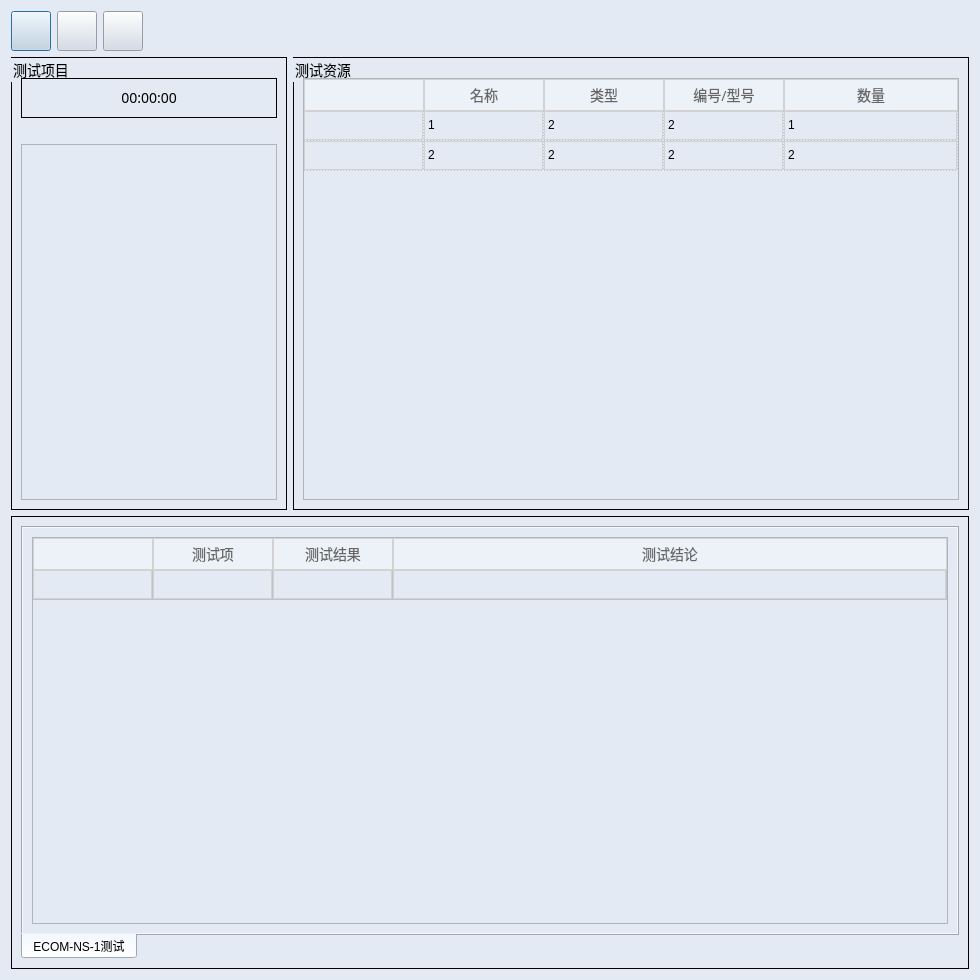
<?xml version="1.0" encoding="UTF-8"?>
<ui version="4.0">
 <class>Dialog</class>
 <widget class="QDialog" name="Dialog">
  <property name="geometry">
   <rect>
    <x>0</x>
    <y>0</y>
    <width>980</width>
    <height>980</height>
   </rect>
  </property>
  <property name="font">
   <font>
    <family>Microsoft YaHei</family>
    <pointsize>14</pointsize>
   </font>
  </property>
  <property name="windowTitle">
   <string>Dialog</string>
  </property>
  <property name="styleSheet">
   <string notr="true">QDialog{
background-color:#E3EAF4;
margin-top:10px;
}

QTextBrower{
background-color:#E3EAF4;
border-width:0;border-style:outset
}

QLineEdit{
background-color:#E3EAF4;
}

QWidget{
background-color:#E3EAF4;
}

QStackedWidget{
background-color:#E3EAF4;
}

QLabel{
font-size:14px;
font-family:Microsoft YaHei;
background-color:#E3EAF4;
}

QGroupBox{
font-size:14px;
font-family:Microsoft YaHei;
border:1px solid rgb(0, 0, 0);
background-color:#E3EAF4;
}


QToolBar{
background-color:#D5D5D5;
height:30px;
border:None;
padding:1px;
}
/****QTreeWidget****/
QTreeWidget{
background-color:#E3EAF4;
padding-top:20px;
padding-left:10px;
margin-top:20px;
}
QTreeView::item{
font: 14px;
}
QTreeView::item:selected{
selection-color: #1F95FF;
}
QTreeView::item:hover{
background-color:#D0DAE5;
}

QTreeView::branch:has-children:!has-siblings:closed,
QTreeView::branch:closed:has-children:has-siblings {
border-image: none;
image: url(imgs/common/plus.png);
}

QTreeView::branch:open:has-children:!has-siblings,
QTreeView::branch:open:has-children:has-siblings  {
border-image: none;
image: url(imgs/common/Minus.png);
}

QTreeView::branch:!has-children:!has-siblings:adjoins-item {
    border-image: url(imgs/common/tree.png);
}
QTableWidget{
outline: none;
selection-color:#666666;
alternate-background-color:#F9FAFC;
}
QTableCornerButton::section{
background: #EDF2F8;
}
QTableWidget::item{
font-size:14px;
line-height:30px;
border:1px solid #D2D2D2;
}

QTableWidget::item:hover{
background-color:#EAF7FF;
}
QHeaderView::section:vertical {
color: #666666;
text-align:center;
font: 14px Arial;
border:1px solid #D2D2D2;
background: #F9FBFD;
width: 40px;
height:30px;
alternate-background-color:#F9FAFC;
}
QHeaderView::section:horizontal {
color: #666666;
font: 14px Microsoft YaHei;
padding: 0px 1px 0 1px;
text-align:center;
border:1px solid #D2D2D2;
background: #EDF2F8;
height: 30px;
alternate-background-color:#F9FAFC;
}
QScrollBar:vertical{
border: 5px solid #D5D5D5;
}
/****QPushButton****/
QPushButton{
width:32px;
height:32px;
background-color:#D0DAE5;
color: #FFFFFF;
font-size:14px;
font-family:Microsoft YaHei;
}
QPushButton:hover{
background-color:#2784D6;
cursor:pointer;
}
QPushButton:pressed{
background-color:#2784D6;
}
</string>
  </property>
  <layout class="QGridLayout" name="gridLayout_11">
   <item row="0" column="0">
    <layout class="QGridLayout" name="gridLayout_10">
     <item row="0" column="0">
      <layout class="QGridLayout" name="gridLayout_7">
       <item row="0" column="0">
        <layout class="QGridLayout" name="gridLayout">
         <item row="0" column="0">
          <widget class="QPushButton" name="pushButton_start">
           <property name="styleSheet">
            <string notr="true"/>
           </property>
           <property name="text">
            <string/>
           </property>
           <property name="icon">
            <iconset resource="../iconQrc.qrc">
             <normaloff>:/newPrefix/icon/start.ico</normaloff>:/newPrefix/icon/start.ico</iconset>
           </property>
           <property name="iconSize">
            <size>
             <width>32</width>
             <height>31</height>
            </size>
           </property>
          </widget>
         </item>
         <item row="0" column="1">
          <widget class="QPushButton" name="pushButton_restart">
           <property name="styleSheet">
            <string notr="true"/>
           </property>
           <property name="text">
            <string/>
           </property>
           <property name="icon">
            <iconset resource="../iconQrc.qrc">
             <normaloff>:/newPrefix/icon/stop.ico</normaloff>:/newPrefix/icon/stop.ico</iconset>
           </property>
           <property name="iconSize">
            <size>
             <width>32</width>
             <height>31</height>
            </size>
           </property>
          </widget>
         </item>
         <item row="0" column="2">
          <widget class="QPushButton" name="pushButton_close">
           <property name="styleSheet">
            <string notr="true"/>
           </property>
           <property name="text">
            <string/>
           </property>
           <property name="icon">
            <iconset resource="../iconQrc.qrc">
             <normaloff>:/newPrefix/icon/cancel.ico</normaloff>:/newPrefix/icon/cancel.ico</iconset>
           </property>
           <property name="iconSize">
            <size>
             <width>32</width>
             <height>31</height>
            </size>
           </property>
          </widget>
         </item>
        </layout>
       </item>
       <item row="0" column="1">
        <spacer name="horizontalSpacer">
         <property name="orientation">
          <enum>Qt::Horizontal</enum>
         </property>
         <property name="sizeHint" stdset="0">
          <size>
           <width>40</width>
           <height>20</height>
          </size>
         </property>
        </spacer>
       </item>
      </layout>
     </item>
     <item row="1" column="0">
      <layout class="QHBoxLayout" name="horizontalLayout" stretch="0,2">
       <item>
        <widget class="QGroupBox" name="groupBox_test_modules">
         <property name="title">
          <string>测试项目</string>
         </property>
         <layout class="QGridLayout" name="gridLayout_6">
          <property name="topMargin">
           <number>20</number>
          </property>
          <property name="verticalSpacing">
           <number>6</number>
          </property>
          <item row="0" column="0">
           <layout class="QGridLayout" name="gridLayout_3" rowstretch="0,3">
            <item row="0" column="0">
             <widget class="QGroupBox" name="groupBox_2">
              <property name="title">
               <string/>
              </property>
              <layout class="QGridLayout" name="gridLayout_2">
               <item row="0" column="0">
                <widget class="QLabel" name="label_test_duration">
                 <property name="font">
                  <font>
                   <family>Microsoft YaHei</family>
                   <pointsize>-1</pointsize>
                   <kerning>false</kerning>
                  </font>
                 </property>
                 <property name="text">
                  <string>00:00:00</string>
                 </property>
                 <property name="textFormat">
                  <enum>Qt::PlainText</enum>
                 </property>
                 <property name="alignment">
                  <set>Qt::AlignCenter</set>
                 </property>
                </widget>
               </item>
              </layout>
             </widget>
            </item>
            <item row="1" column="0">
             <widget class="QTreeWidget" name="treeWidget">
              <property name="headerHidden">
               <bool>true</bool>
              </property>
              <column>
               <property name="text">
                <string>1</string>
               </property>
              </column>
             </widget>
            </item>
           </layout>
          </item>
         </layout>
        </widget>
       </item>
       <item>
        <widget class="QGroupBox" name="groupBox_test_resource">
         <property name="title">
          <string>测试资源</string>
         </property>
         <layout class="QGridLayout" name="gridLayout_5">
          <property name="topMargin">
           <number>20</number>
          </property>
          <item row="0" column="0">
           <widget class="QTableWidget" name="tableWidget_test_resource">
            <property name="gridStyle">
             <enum>Qt::DotLine</enum>
            </property>
            <attribute name="horizontalHeaderCascadingSectionResizes">
             <bool>true</bool>
            </attribute>
            <attribute name="horizontalHeaderDefaultSectionSize">
             <number>120</number>
            </attribute>
            <attribute name="horizontalHeaderStretchLastSection">
             <bool>true</bool>
            </attribute>
            <attribute name="verticalHeaderVisible">
             <bool>false</bool>
            </attribute>
            <row>
             <property name="text">
              <string>1</string>
             </property>
            </row>
            <row>
             <property name="text">
              <string>2</string>
             </property>
            </row>
            <column>
             <property name="text">
              <string/>
             </property>
            </column>
            <column>
             <property name="text">
              <string>名称</string>
             </property>
            </column>
            <column>
             <property name="text">
              <string>类型</string>
             </property>
            </column>
            <column>
             <property name="text">
              <string>编号/型号</string>
             </property>
            </column>
            <column>
             <property name="text">
              <string>数量</string>
             </property>
            </column>
            <item row="0" column="1">
             <property name="text">
              <string>1</string>
             </property>
            </item>
            <item row="0" column="2">
             <property name="text">
              <string>2</string>
             </property>
            </item>
            <item row="0" column="3">
             <property name="text">
              <string>2</string>
             </property>
            </item>
            <item row="0" column="4">
             <property name="text">
              <string>1</string>
             </property>
            </item>
            <item row="1" column="1">
             <property name="text">
              <string>2</string>
             </property>
            </item>
            <item row="1" column="2">
             <property name="text">
              <string>2</string>
             </property>
            </item>
            <item row="1" column="3">
             <property name="text">
              <string>2</string>
             </property>
            </item>
            <item row="1" column="4">
             <property name="text">
              <string>2</string>
             </property>
            </item>
           </widget>
          </item>
         </layout>
        </widget>
       </item>
      </layout>
     </item>
     <item row="2" column="0">
      <widget class="QGroupBox" name="groupBox_test_results">
       <property name="title">
        <string/>
       </property>
       <layout class="QGridLayout" name="gridLayout_4">
        <item row="0" column="0">
         <widget class="QTabWidget" name="tabWidget">
          <property name="tabPosition">
           <enum>QTabWidget::South</enum>
          </property>
          <property name="currentIndex">
           <number>0</number>
          </property>
          <widget class="QWidget" name="tab_2">
           <attribute name="title">
            <string>ECOM-NS-1测试</string>
           </attribute>
           <layout class="QGridLayout" name="gridLayout_9">
            <item row="0" column="0">
             <widget class="QTableWidget" name="tableWidget_test_results">
              <attribute name="horizontalHeaderDefaultSectionSize">
               <number>120</number>
              </attribute>
              <attribute name="horizontalHeaderStretchLastSection">
               <bool>true</bool>
              </attribute>
              <attribute name="verticalHeaderVisible">
               <bool>false</bool>
              </attribute>
              <row>
               <property name="text">
                <string>1</string>
               </property>
              </row>
              <column>
               <property name="text">
                <string/>
               </property>
              </column>
              <column>
               <property name="text">
                <string>测试项</string>
               </property>
              </column>
              <column>
               <property name="text">
                <string>测试结果</string>
               </property>
              </column>
              <column>
               <property name="text">
                <string>测试结论</string>
               </property>
              </column>
             </widget>
            </item>
           </layout>
          </widget>
         </widget>
        </item>
       </layout>
      </widget>
     </item>
    </layout>
   </item>
  </layout>
 </widget>
 <resources>
  <include location="../iconQrc.qrc"/>
 </resources>
 <connections/>
</ui>
